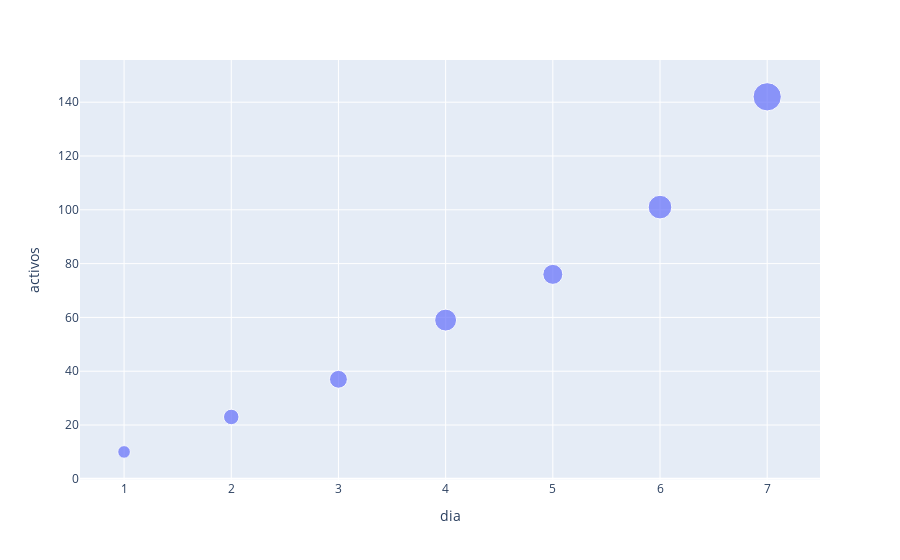

Here is the notebook cell this chart was saved with:
### Code cell
fig = px.scatter(datos, 
                 x='dia', 
                 y='activos', 
                 size='nuevos')
fig.show()

### Figure 1 — Plotly figure (JSON) as saved in the notebook; plotly's stock layout.template omitted (floating-point values rounded to 4 significant figures)
{"data": [{"hovertemplate": "dia=%{x}<br>activos=%{y}<br>nuevos=%{marker.size}<extra></extra>", "legendgroup": "", "marker": {"color": "#636efa", "size": [10, 15, 20, 30, 25, 35, 50], "sizemode": "area", "sizeref": 0.125, "symbol": "circle"}, "mode": "markers", "name": "", "showlegend": false, "type": "scatter", "x": [1, 2, 3, 4, 5, 6, 7], "xaxis": "x", "y": [10, 23, 37, 59, 76, 101, 142], "yaxis": "y"}], "layout": {"legend": {"itemsizing": "constant", "tracegroupgap": 0}, "margin": {"t": 60}, "xaxis": {"anchor": "y", "domain": [0, 1], "title": {"text": "dia"}}, "yaxis": {"anchor": "x", "domain": [0, 1], "title": {"text": "activos"}}}}
